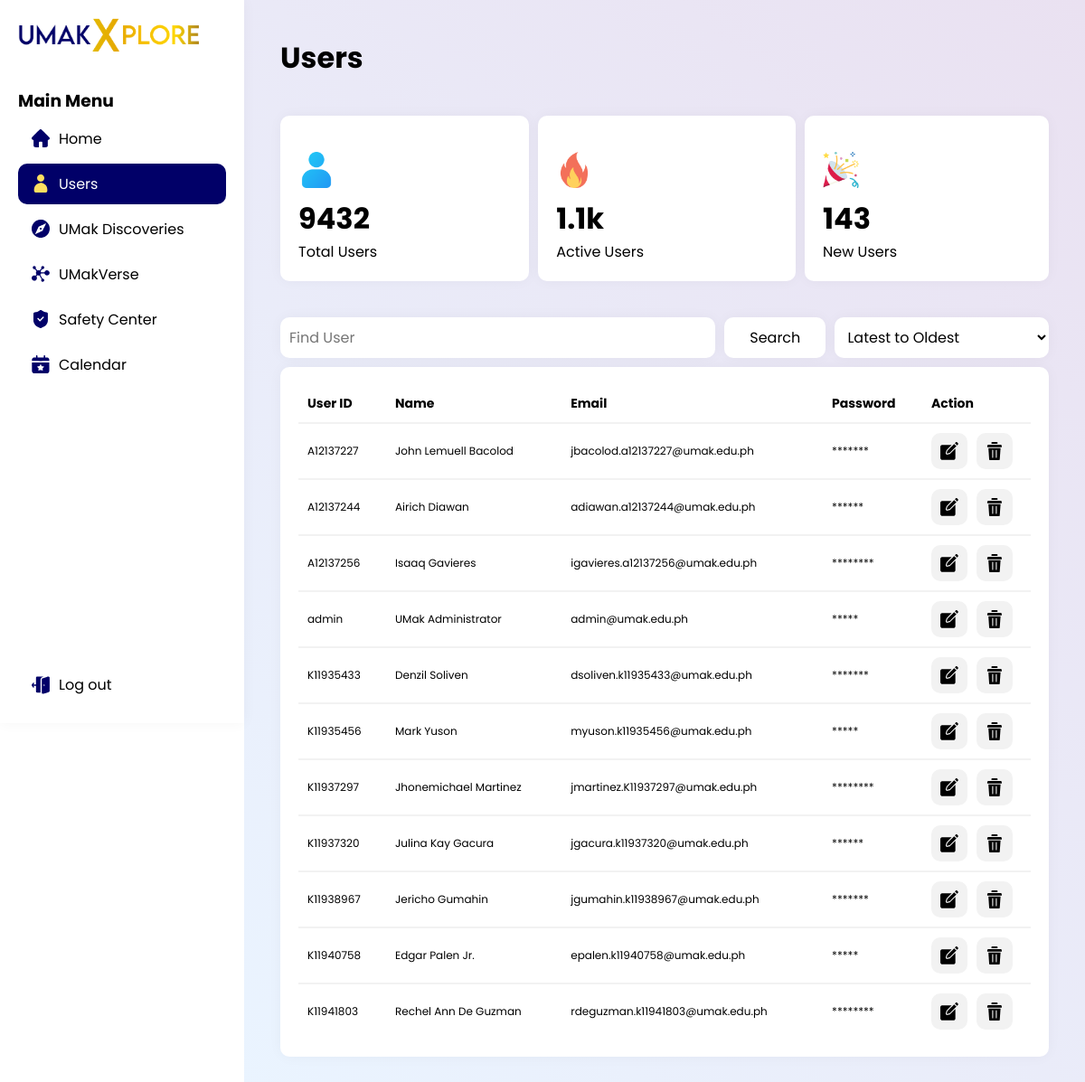
The page /UMakXplore/dashboard/?menu=users on the database its author committed.
### tables this page shows
CREATE TABLE `users` (
  `id` varchar(100) NOT NULL,
  `name` varchar(100) NOT NULL,
  `email` varchar(100) NOT NULL,
  `password` varchar(100) NOT NULL
);

### UMakXplore/dashboard/users.php (the view, shortened to what this page needs)
<h1>Users</h1>
<div class="summary-container">
  <div class="summary">
    <img src="../media/icons/totalUsersIcon.png" alt="">
    <h1>9432</h1>
    <p>Total Users</p>
  </div>
  <div class="summary">
    <img src="../media/icons/activeUsersIcon.png" alt="">
    <h1>1.1k</h1>
    <p>Active Users</p>
  </div>
  <div class="summary">
    <img src="../media/icons/newUsersIcon.png" alt="">
    <h1>143</h1>
    <p>New Users</p>
  </div>
</div>
<div class="users-filter-wrapper">
  <input type="text" placeholder="Find User">
  <input type="submit" value="Search" id="users-filter-search">
  <select name="Filter" id="">
    <option value="">Latest to Oldest</option>
  </select>
</div>
<div class="users-table-wrapper">
  <table>
    <tr id="user-table-header">
      <th>User ID</th>
      <th>Name</th>
      <th>Email</th>
      <th>Password</th>
      <th id="action-header">Action</th>
    </tr>
    <?php
    $username = "root";
    $password = "";
    $database = "umakversedb";
    $conn = mysqli_connect("localhost", $username, $password);
    mysqli_select_db($conn, $database) or die("Unabale to select database");
    $query = "SELECT * FROM users";
    $result = mysqli_query($conn, $query);
    while ($row = mysqli_fetch_array($result)) {
      $id = $row['id'];
      $name = $row['name'];
      $email = $row['email'];
      $password = $row['password'];
    ?>
      <tr>
       <?php $masked_password = str_repeat("*", strlen($password));?>
        <td><?php echo $id; ?></td>
        <td><?php echo $name; ?></td>
        <td><?php echo $email; ?></td>
        <td><?php echo $masked_password; ?></td>
        <td>
          <div class="action-container">
            <a href="../dashboard/?menu=users&userId=user" class="user-action-edit">
            </a>
            <a href="../dashboard/?menu=users&userId=user" class="user-action-delete">
            </a>
          </div>
        </td>
      </tr>
    <?php } ?>
  </table>
</div>

### UMakXplore/assets/dashboard.css (style rules this page uses)
a { text-decoration: none; color: black; }
.summary-container { margin-top: 40px; display: flex; gap: 10px; }
.summary { background-color: white; padding: 40px 20px 20px; flex-grow: 1; border-radius: 10px; box-shadow: 0px 0 15px rgba(0, 0, 0, 0.04); display: flex; flex-direction: column; justify-content: end; }
.summary img { height: 40px; margin-bottom: 10px; width: fit-content; }
.dashboard-content table { border-collapse: collapse; width: 100%; background-color: white; }
.dashboard-content td, .dashboard-content th { border-top: 2px solid #f2f2f2; text-align: left; padding: 10px; }
.dashboard-content td { font-size: 12px; }
.dashboard-content th { border-top: none; font-size: 14px; }
.users-table-wrapper { background-color: white; padding: 20px; border-radius: 10px; margin-top: 10px; box-shadow: 0px 0 15px rgba(0, 0, 0, 0.04); }
#action-header { width: 100px; }
.action-container { width: fit-content; display: flex; align-items: center; }
.users-table-wrapper a svg { background-color: #f2f2f2; padding: 10px; border-radius: 10px; }
.users-table-wrapper a.user-action-delete { margin-left: 10px; }
.users-filter-wrapper { width: 100%; display: flex; margin-top: 40px; gap: 10px; }
.dashboard-content input, .dashboard-content select { padding: 10px; flex-grow: 1; border: none; background-color: white; border-radius: 10px; box-shadow: 0px 0 15px rgba(0, 0, 0, 0.04); font-size: 16px; }
.dashboard-content input { flex-grow: 2; }
.dashboard-content input#users-filter-search { flex-grow: 0.5; }

### UMakXplore/assets/site.css (style rules this page uses)
* { font-family: 'Poppins', sans-serif; scroll-behavior: smooth; margin: 0; padding: 0; }
svg { width: 20px; height: 20px; fill: black !important; margin: 0 auto; }

### rows shown on the page
users: id "A12137227", name "John Lemuell Bacolod", email "jbacolod.a12137227@umak.edu.ph", password "*******"
users: id "A12137244", name "Airich Diawan", email "adiawan.a12137244@umak.edu.ph", password "******"
users: id "A12137256", name "Isaaq Gavieres", email "igavieres.a12137256@umak.edu.ph", password "********"
users: id "admin", name "UMak Administrator", email "admin@umak.edu.ph", password "*****"
users: id "K11935433", name "Denzil Soliven", email "dsoliven.k11935433@umak.edu.ph", password "*******"
users: id "K11935456", name "Mark Yuson", email "myuson.k11935456@umak.edu.ph", password "*****"
users: id "K11937297", name "Jhonemichael Martinez", email "jmartinez.K11937297@umak.edu.ph", password "********"
users: id "K11937320", name "Julina Kay Gacura", email "jgacura.k11937320@umak.edu.ph", password "******"
users: id "K11938967", name "Jericho Gumahin", email "jgumahin.k11938967@umak.edu.ph", password "*******"
users: id "K11940758", name "Edgar Palen Jr.", email "epalen.k11940758@umak.edu.ph", password "*****"
users: id "K11941803", name "Rechel Ann De Guzman", email "rdeguzman.k11941803@umak.edu.ph", password "********"
